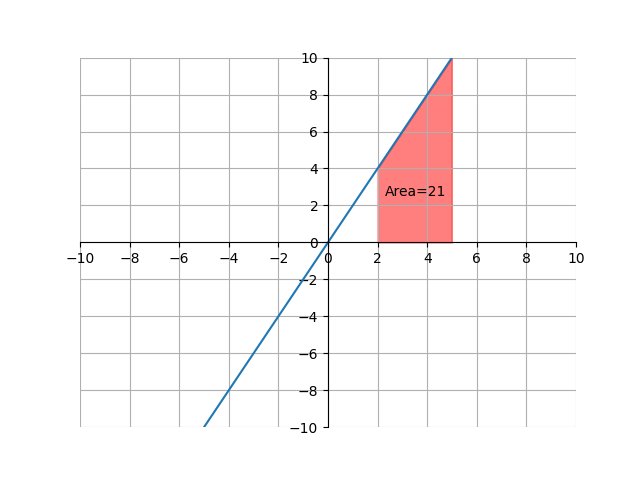

Source code (Python):
import matplotlib.pyplot as plt
import numpy as np

x = np.arange(-10, 10, .01)
y = x*2
x1 = np.arange(2, 5, .01)
y2 = x1*2

ax = plt.gca()
ax.spines['top'].set_color('none')
ax.spines['left'].set_position('zero')
ax.spines['right'].set_color('none')
ax.spines['bottom'].set_position('zero')

plt.xlim(-10, 10)
plt.ylim(-10, 10)
plt.xticks(np.arange(min(x), max(x)+1, 2.0))
plt.yticks(np.arange(-10, 10+1, 2.0))
plt.plot(x, y)

ax.fill_between(x1, 0, y2, color="red", alpha=0.5)

plt.text(2.3, 2.5, "Area=21")
plt.grid(True)
plt.show()
